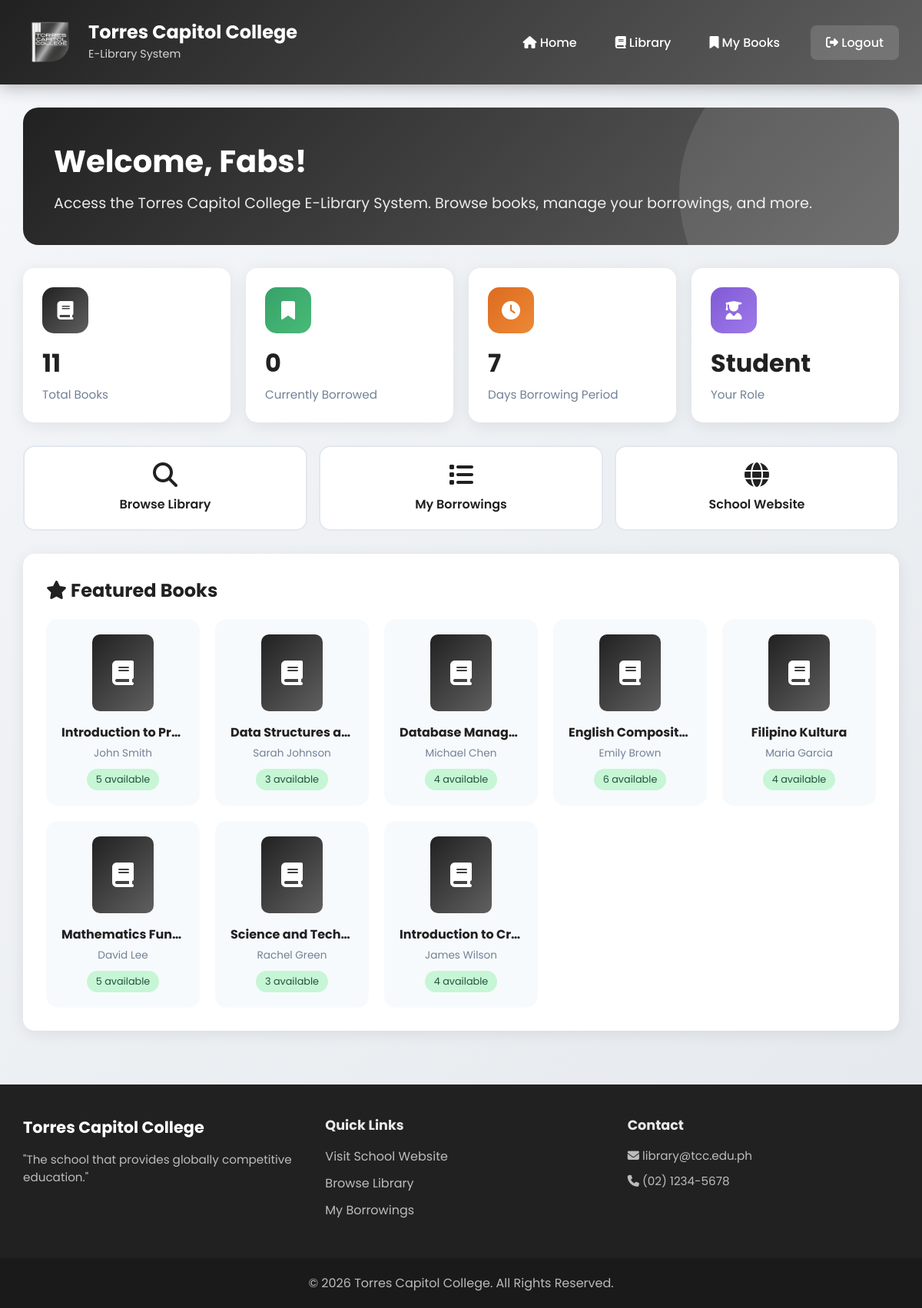
Page /dashboard (signed in) on the committed database.
### app.py (models this page shows)
class User(db.Model):
    id = db.Column(db.Integer, primary_key=True)
    username = db.Column(db.String(80), unique=True, nullable=False)
    email = db.Column(db.String(120), unique=True, nullable=False)
    password = db.Column(db.String(200), nullable=False)
    full_name = db.Column(db.String(100), nullable=False)
    role = db.Column(db.String(20), default='student')
    created_at = db.Column(db.DateTime, default=db.func.current_timestamp())

class Book(db.Model):
    id = db.Column(db.Integer, primary_key=True)
    title = db.Column(db.String(200), nullable=False)
    author = db.Column(db.String(200), nullable=False)
    isbn = db.Column(db.String(20), unique=True)
    category = db.Column(db.String(100))
    description = db.Column(db.Text)
    cover_image = db.Column(db.String(200))
    ebook_file = db.Column(db.String(200))
    stock = db.Column(db.Integer, default=1)
    created_at = db.Column(db.DateTime, default=db.func.current_timestamp())

### app.py (the view)
@app.route('/dashboard')
def dashboard():
    if 'user_id' not in session:
        return redirect(url_for('login'))
    user = User.query.get(session['user_id'])
    books = Book.query.all()
    borrowed_books = Borrowing.query.filter_by(user_id=session['user_id'], status='borrowed').all()
    return render_template('dashboard.html',
                         user=user,
                         books=books,
                         borrowed_books=borrowed_books,
                         school_name='Torres Capitol College',
                         school_short='TCC')

### templates/dashboard.html (shortened to what this page needs)
{% extends "base.html" %}
{% block content %}
<div class="dashboard-container">
    <div class="welcome-section">
        <div class="welcome-content">
            <h1>Welcome, {{ user.full_name }}!</h1>
            <p>Access the {{ school_name }} E-Library System. Browse books, manage your borrowings, and more.</p>
        </div>
    </div>
    <div class="stats-grid">
        <div class="stat-card">
            <div class="stat-icon blue">
                <i class="fas fa-book"></i>
            </div>
            <h3>{{ books|length }}</h3>
            <p>Total Books</p>
        </div>
        <div class="stat-card">
            <div class="stat-icon green">
                <i class="fas fa-bookmark"></i>
            </div>
            <h3>{{ borrowed_books|length }}</h3>
            <p>Currently Borrowed</p>
        </div>
        <div class="stat-card">
            <div class="stat-icon orange">
                <i class="fas fa-clock"></i>
            </div>
            <h3>7</h3>
            <p>Days Borrowing Period</p>
        </div>
        <div class="stat-card">
            <div class="stat-icon purple">
                <i class="fas fa-user-graduate"></i>
            </div>
            <h3>{{ user.role|title }}</h3>
            <p>Your Role</p>
        </div>
    </div>
    <div class="quick-actions">
        <a href="{{ url_for('library') }}" class="action-btn">
            <i class="fas fa-search"></i>
            <span>Browse Library</span>
        </a>
        <a href="{{ url_for('my_borrowings') }}" class="action-btn">
            <i class="fas fa-list"></i>
            <span>My Borrowings</span>
        </a>
        <a href="https://philcountryville.com/" target="_blank" class="action-btn">
            <i class="fas fa-globe"></i>
            <span>School Website</span>
        </a>
    </div>
    <div class="recent-section">
        <h2><i class="fas fa-star"></i> Featured Books</h2>
        <div class="book-grid">
            {% for book in books[:8] %}
            <div class="book-card">
                <div class="book-icon">
                    {% if book.cover_image %}
                    <img src="{{ url_for('static', filename='uploads/' + book.cover_image) }}" alt="{{ book.title }}" style="width: 100%; height: 100%; object-fit: cover;">
                    {% else %}
                    <i class="fas fa-book"></i>
                    {% endif %}
                </div>
                <h4>{{ book.title }}</h4>
                <p>{{ book.author }}</p>
                <span class="stock">{{ book.stock }} available</span>
            </div>
            {% endfor %}
        </div>
    </div>
</div>
{% endblock %}

### templates/base.html (shortened to what this page needs)
<!DOCTYPE html>
<html lang="en">
<head>
    <link rel="stylesheet" href="{{ url_for('static', filename='css/style.css') }}">
    <link rel="stylesheet" href="https://cdnjs.cloudflare.com/ajax/libs/font-awesome/6.4.0/css/all.min.css">
</head>
<body>
    <header class="main-header">
        <div class="header-container">
            <div class="logo-section">
                <div class="logo">
                    <img src="{{ url_for('static', filename='images/tcc_logo.png') }}" alt="{{ school_short }} Logo">
                </div>
                <div class="school-info">
                    <h1>{{ school_name }}</h1>
                    <span class="tagline">E-Library System</span>
                </div>
            </div>
            {% if session.get('user_id') %}
            <nav class="main-nav">
                <a href="{{ url_for('dashboard') }}"><i class="fas fa-home"></i> Home</a>
                <a href="{{ url_for('library') }}"><i class="fas fa-book"></i> Library</a>
                <a href="{{ url_for('my_borrowings') }}"><i class="fas fa-bookmark"></i> My Books</a>
                <a href="{{ url_for('logout') }}" class="logout-btn"><i class="fas fa-sign-out-alt"></i> Logout</a>
            </nav>
            {% endif %}
        </div>
    </header>
    <main class="main-content">
        {% block content %}{% endblock %}
    </main>
    <footer class="main-footer">
        <div class="footer-container">
            <div class="footer-section">
                <h3>{{ school_name }}</h3>
                <p>"The school that provides globally competitive education."</p>
            </div>
            <div class="footer-section">
                <h4>Quick Links</h4>
                <a href="https://philcountryville.com/" target="_blank">Visit School Website</a>
                <a href="{{ url_for('library') }}">Browse Library</a>
                <a href="{{ url_for('my_borrowings') }}">My Borrowings</a>
            </div>
            <div class="footer-section">
                <h4>Contact</h4>
                <p><i class="fas fa-envelope"></i> library@tcc.edu.ph</p>
                <p><i class="fas fa-phone"></i> (02) 1234-5678</p>
            </div>
        </div>
        <div class="footer-bottom">
            <p>&copy; 2026 {{ school_name }}. All Rights Reserved.</p>
        </div>
    </footer>
</body>
</html>

### static/css/style.css (style rules this page uses)
* { margin: 0; padding: 0; box-sizing: border-box; }
body { font-family: 'Poppins', sans-serif; background: linear-gradient(135deg, #f5f7fa 0%, #e4e8ec 100%); min-height: 100vh; display: flex; flex-direction: column; }
.main-header { background: linear-gradient(135deg, #212121 0%, #616060 100%); padding: 0; box-shadow: 0 4px 20px rgba(33, 33, 33, 0.3); position: sticky; top: 0; z-index: 1000; }
.header-container { max-width: 1400px; margin: 0 auto; padding: 20px 30px; display: flex; justify-content: space-between; align-items: center; }
.logo-section { display: flex; align-items: center; gap: 15px; }
.logo { width: 70px; height: 70px; border-radius: 50%; padding: 8px; }
.logo img { width: 100%; height: 100%; object-fit: contain; }
.school-info h1 { color: white; font-size: 1.5rem; font-weight: 700; line-height: 1.2; }
.school-info .tagline { color: rgba(255, 255, 255, 0.8); font-size: 0.9rem; }
.main-nav { display: flex; gap: 10px; align-items: center; }
.main-nav a { color: white; text-decoration: none; padding: 10px 20px; border-radius: 8px; font-weight: 500; transition: all 0.3s; }
.main-nav .logout-btn { background: rgba(255, 255, 255, 0.15); margin-left: 10px; }
.main-content { flex: 1; padding-bottom: 40px; }
.main-footer { background: #212121; color: white; padding: 40px 0 0; margin-top: auto; }
.footer-container { max-width: 1400px; margin: 0 auto; padding: 0 30px 40px; display: grid; grid-template-columns: repeat(auto-fit, minmax(250px, 1fr)); gap: 40px; }
.footer-section h3 { font-size: 1.3rem; margin-bottom: 15px; color: white; }
.footer-section h4 { font-size: 1.1rem; margin-bottom: 15px; color: rgba(255, 255, 255, 0.9); }
.footer-section p { color: rgba(255, 255, 255, 0.7); margin-bottom: 10px; font-size: 0.95rem; }
.footer-section a { display: block; color: rgba(255, 255, 255, 0.7); text-decoration: none; margin-bottom: 10px; transition: all 0.3s; }
.footer-bottom { background: rgba(0, 0, 0, 0.2); padding: 20px 30px; text-align: center; }
.footer-bottom p { color: rgba(255, 255, 255, 0.7); margin: 0; }

### rows in the picture
User: full_name "Fabs", role "Student"
Book: title "Introduction to Pr…", author "John Smith", stock "5"
Book: title "Data Structures a…", author "Sarah Johnson", stock "3"
Book: title "Database Manag…", author "Michael Chen", stock "4"
Book: title "English Composit…", author "Emily Brown", stock "6"
Book: title "Filipino Kultura", author "Maria Garcia", stock "4"
Book: title "Mathematics Fun…", author "David Lee", stock "5"
Book: title "Science and Tech…", author "Rachel Green", stock "3"
Book: title "Introduction to Cr…", author "James Wilson", stock "4"

### other values in the picture
{{ school_name }} "Torres Capitol College"
{{ books|length }} "11"
{{ borrowed_books|length }} "0"
